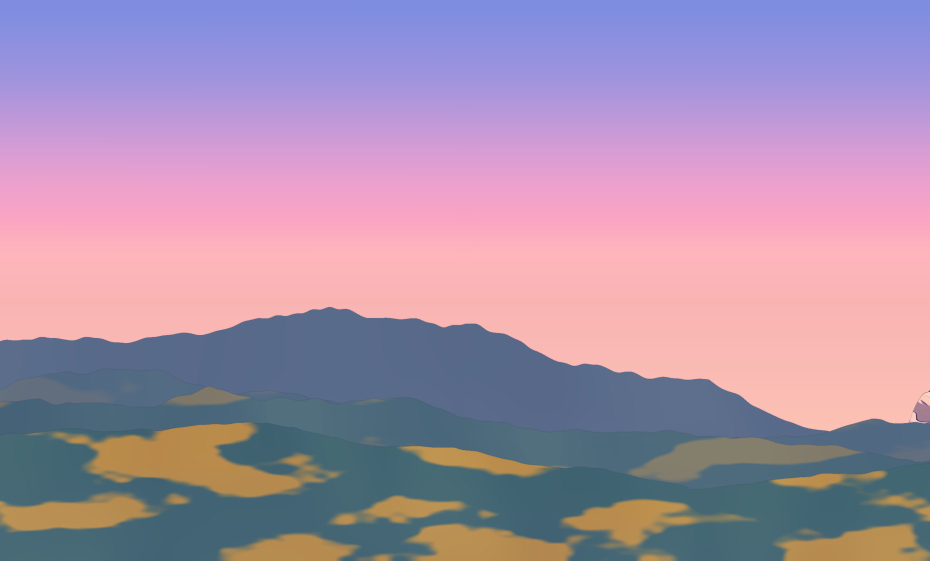
#> input picture assets/backdrops/antelao-pano-000.jpg, 1860 x 1121 px (shown at 1/2 size)
$ python -i compose-panorama.py   (imports and definitions only)   (older library calls are emulated)
#> lines starting #> are read from the running program, lines starting #| are printed output that depends on the picture; after the words box and inside, x2 and y2 are one past the last pixel; in counts of white or black regions, pixels touching at a corner belong together
#!/usr/bin/env python3
"""One continuous painted panorama round a track, from real photos and the real DEM, cut into tiles for def.backdrops. Local, no network.

  python3 -I tools/compose-panorama.py tools/panoramas/<track>.json [--preview out.jpg] [--out dir] [--quality q]

Why one picture: panels with their own edges fade into nothing mid ridge, and their feet hang in the air. Here everything is painted once, on one cylinder, by one painter, back to front:
  1. The sky of the hour, with clouds, the same all round.
  2. The real DEM seen from the track's place, in the same cel paint: rock in hard tones, forest tree by tree, far ranges into the haze. It fills every gap, so no ridge ever ends in air.
  3. The great mountains, each at its true bearing and elevation, cut out along its ridge, every one through paint-photo.py's planes(), so they are all by one hand; a finished repaint can stay as it is (`painted`). A photo that stops mid ridge goes on with another photo of the same mountain (`flank`). Near its sides a ridge falls to the DEM's skyline and melts land into land.
  4. One forest, in mass (paint_forest): on what the photos show as forest, on the DEM, on the ridges in front of everything. The rock always comes down behind a slope, and that slope stands behind the near 3D trees.
Prints the panels to paste into the track file and the kilobytes. Originals stay in data/raw/backdrop-photos; photos per tile on stderr, credits by hand in assets/backdrops/CREDITS.md.
"""
import argparse
import importlib.util
import json
import math
import os
import sys

import cv2
import numpy as np
from PIL import Image

HERE = os.path.dirname(os.path.abspath(__file__))
ROOT = os.path.dirname(HERE)
spec = importlib.util.spec_from_file_location('paint_photo', os.path.join(HERE, 'paint-photo.py'))
pp = importlib.util.module_from_spec(spec)
# [1 line not run here, left out]
# [1 line that did not run here, left out]

SS = 1.5  # everything is painted bigger and scaled down: the pen and the tree edges come out clean


# [19 lines left out: functions wrap_noise, bearing_to, not called in this run]


def pen_ridge(rgb):
    """The ridge of a hand repaint, row per column: the first dark pen step with land under it. A cloud's line has bright cloud under it and is passed over."""
    H, W = rgb.shape[:2]
#> H = 1121; W = 1860
    L = cv2.GaussianBlur(cv2.cvtColor(rgb, cv2.COLOR_RGB2LAB)[..., 0], (0, 0), W / 3168)
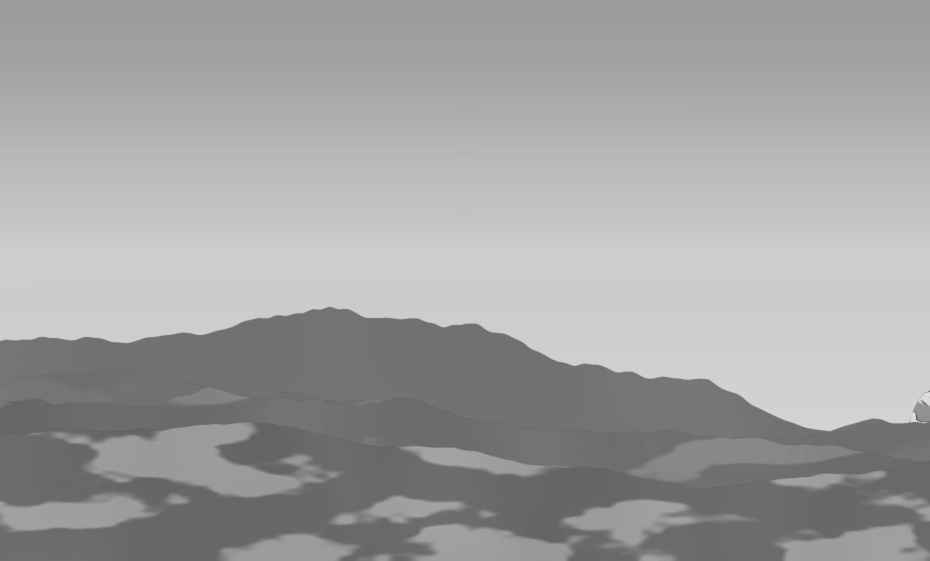
#> L: shape (1121, 1860) (shown at 1/2 size); min 63, max 227, mean 160.8
    env = np.maximum.accumulate(np.percentile(L, 92, axis=1))[:, None]
#> env = 1121 values from 155 to 210
    win = max(8, int(40 * W / 3168))
#> win = 23
    cum = np.cumsum(L, axis=0)
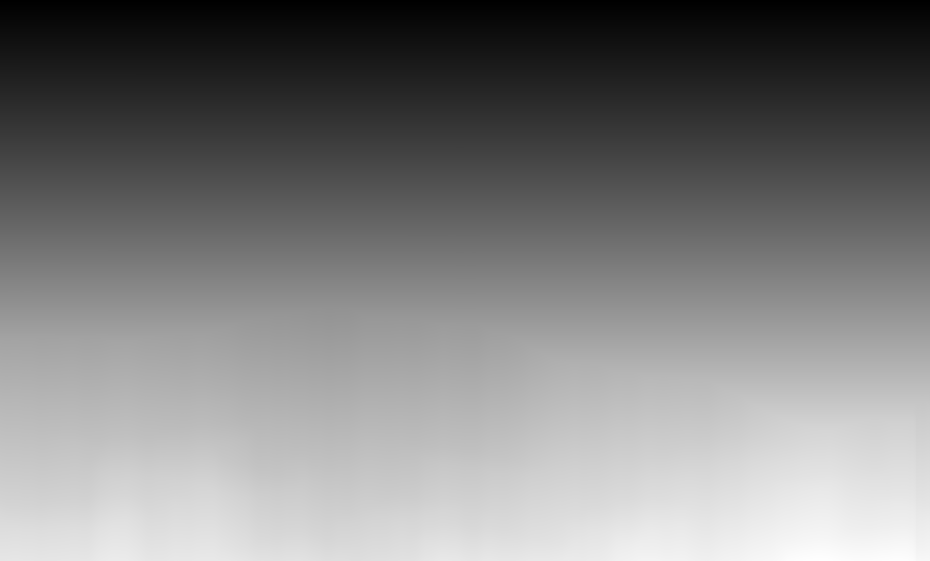
#> cum: shape (1121, 1860) uint64 (shown at 1/2 size); min 155, max 194876, mean 96165.9; drawn with min black and max white
    under = (cum[np.minimum(np.arange(H) + win, H - 1)] - cum) / win
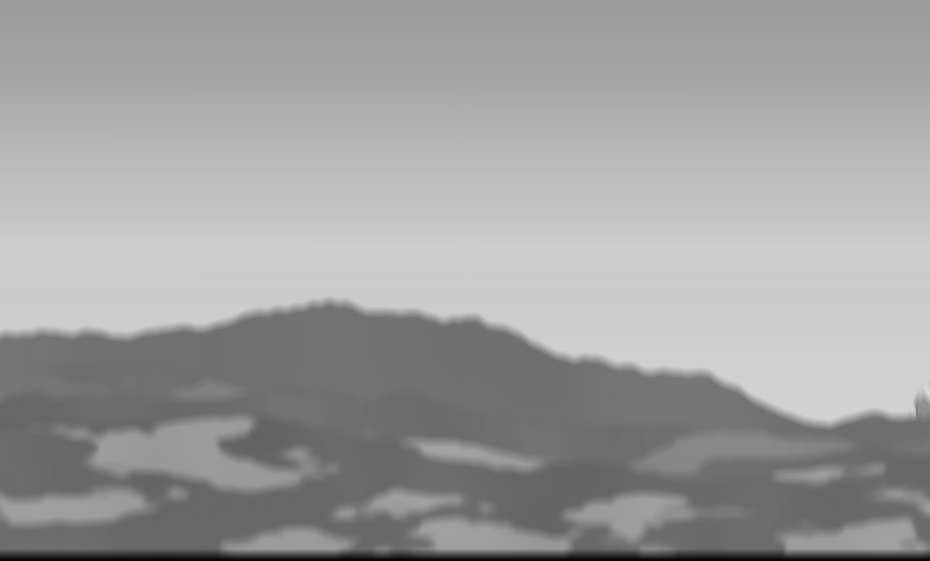
#> under: shape (1121, 1860) float64 (shown at 1/2 size); min 0, max 218.6, mean 159.2
    ok = (L - env < -14) & (under - env < -6)
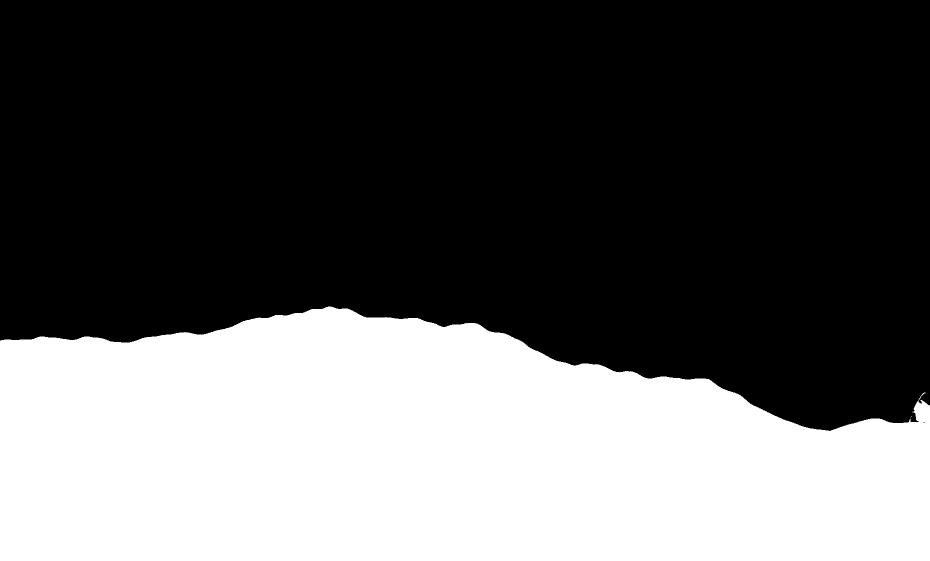
#> ok: shape (1121, 1860) bool (shown at 1/2 size); 36.4% white; 3 white regions (2 under 20 px), largest, box (x1, y1, x2, y2) and area: (0, 613, 1860, 1121) 759702
    first = np.where(ok.any(axis=0), ok.argmax(axis=0), H - 1).astype(np.float32)
#> first = 1860 values, max 862 at index 1658, min 613 at index 656, mean 712.4
    # a pale stretch of crest misses the pen for a few columns: those spikes down come back up
    k = np.ones((1, max(5, W // 300) | 1), np.uint8)
    r = cv2.dilate(cv2.erode(first.reshape(1, -1), k), k)[0]
#> r = 1860 values, max 861 at index 1651, min 613 at index 656, mean 712.4
    r = np.maximum(np.minimum(r, first), r)
    return cv2.GaussianBlur(r.reshape(1, -1), (0, 0), 1.0)[0]


class Canvas:
    # [9 lines left out: function __init__, not called in this run]

    def row_of(self, elevation):
        return (self.top - math.tan(math.radians(elevation))) * self.ptan


# [782 lines left out: functions paint_sky, paint_cumulus, paint_stars, paint_moon, load_dem, paint_jungle_tree and 11 more, not called in this run]


# [2 lines not run here, left out]

>>> import cv2
>>> picture = cv2.cvtColor(cv2.imread('../assets/backdrops/antelao-pano-000.jpg'), cv2.COLOR_BGR2RGB)
>>> result = pen_ridge(picture)
#> result = 1860 values, max 861 at index 1655, min 613 at index 659, mean 712.4

$ run again, on assets/backdrops/antelao-pano-120.jpg
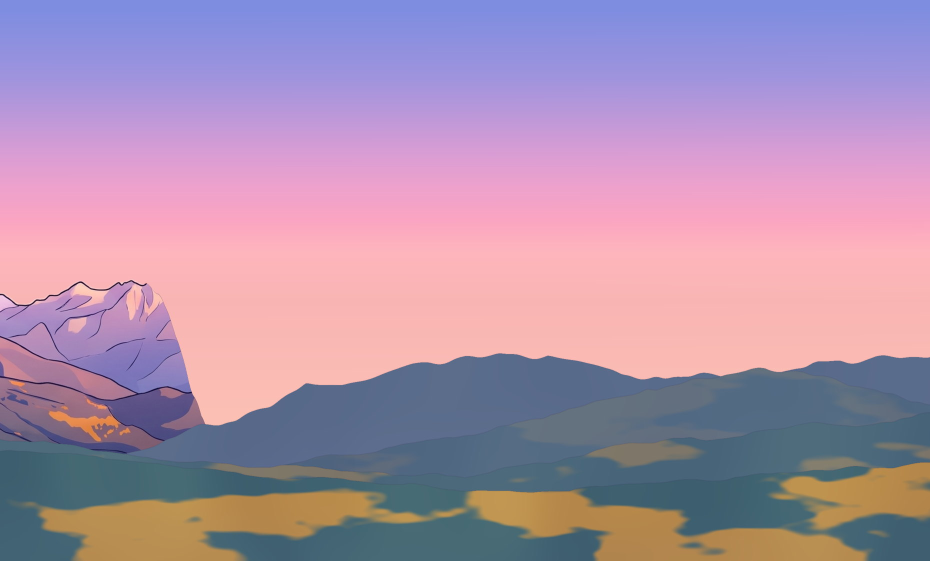
#> input picture assets/backdrops/antelao-pano-120.jpg, 1860 x 1121 px (shown at 1/2 size)
#> in pen_ridge, `L = cv2.GaussianBlur(cv2.cvtColor(rgb, cv2.COLOR_RGB2LAB)[..., 0], (0,..`:
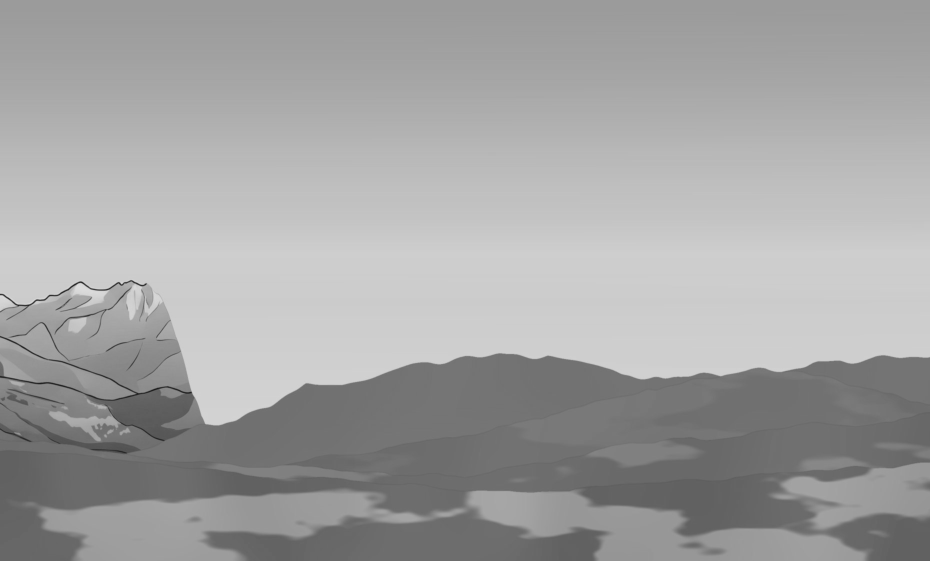
#> L: shape (1121, 1860) (shown at 1/2 size); min 20, max 223, mean 162.7
#> env = 1121 values from 155 to 209
#> in pen_ridge, `ok = (L - env < -14) & (under - env < -6)`:
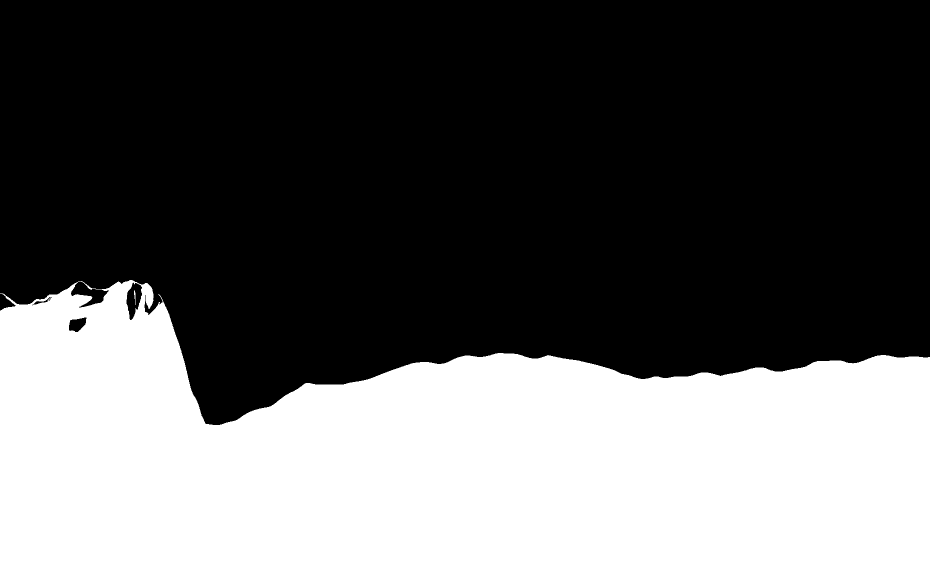
#> ok: shape (1121, 1860) bool (shown at 1/2 size); 35.9% white; 2 white regions, box (x1, y1, x2, y2) and area: (0, 560, 1860, 1121) 748815, (268, 581, 271, 610) 51
#> first = 1860 values, max 850 at index 425, min 560 at index 259, mean 715.8
#> r has the same summary as first
#> result = 1860 values, max 850 at index 429, min 560 at index 262, mean 715.8

$ run again, on assets/backdrops/antelao-pano-180.jpg
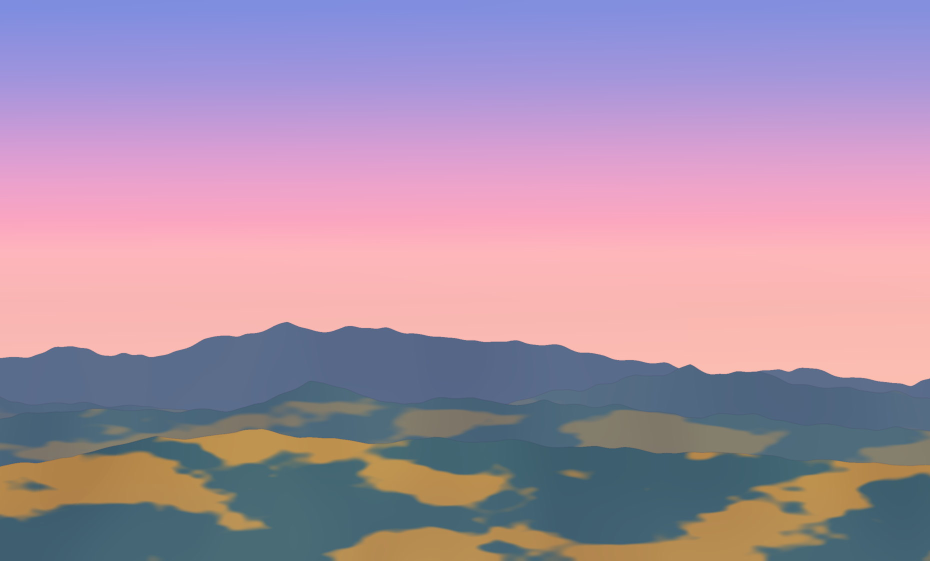
#> input picture assets/backdrops/antelao-pano-180.jpg, 1860 x 1121 px (shown at 1/2 size)
#> in pen_ridge, `L = cv2.GaussianBlur(cv2.cvtColor(rgb, cv2.COLOR_RGB2LAB)[..., 0], (0,..`:
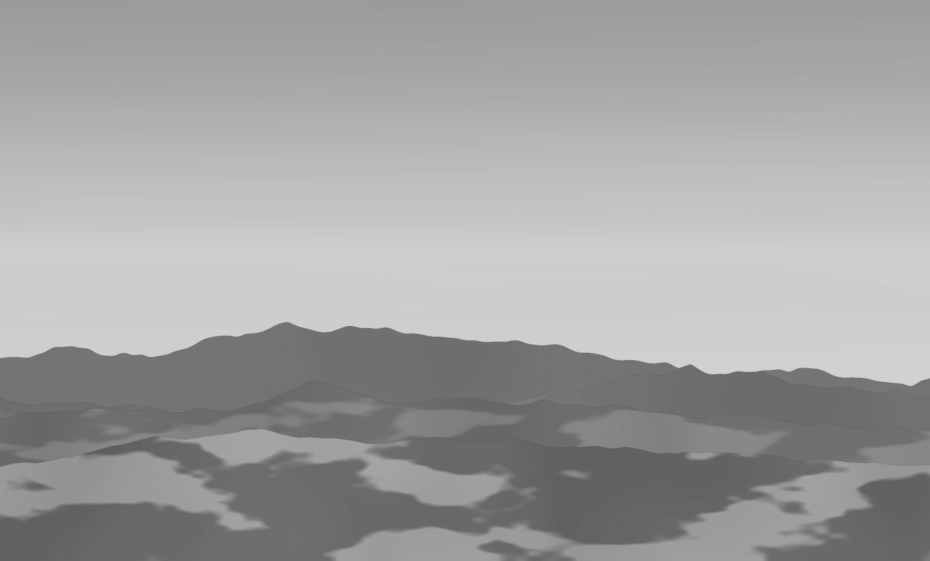
#> L: shape (1121, 1860) (shown at 1/2 size); min 90, max 212, mean 161
#> env = 1121 values from 157 to 209
#> in pen_ridge, `ok = (L - env < -14) & (under - env < -6)`:
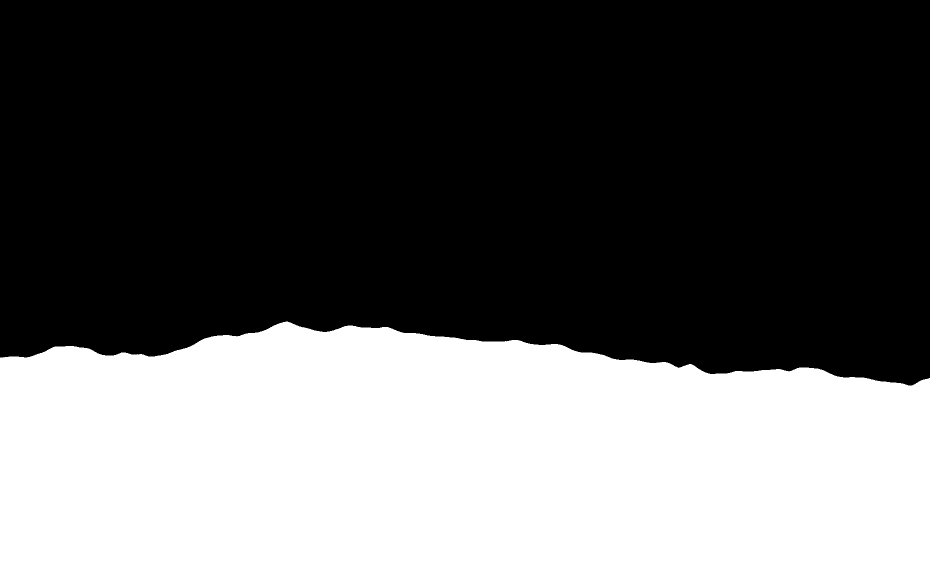
#> ok: shape (1121, 1860) bool (shown at 1/2 size); 37.2% white; 1 white region, box (x1, y1, x2, y2) and area: (0, 643, 1860, 1121) 776500
#> first = 1860 values, max 771 at index 1816, min 643 at index 571, mean 703.5
#> r has the same summary as first
#> result = 1860 values, max 771 at index 1820, min 643 at index 573, mean 703.5

$ run again, on assets/backdrops/antelao-pano-240.jpg
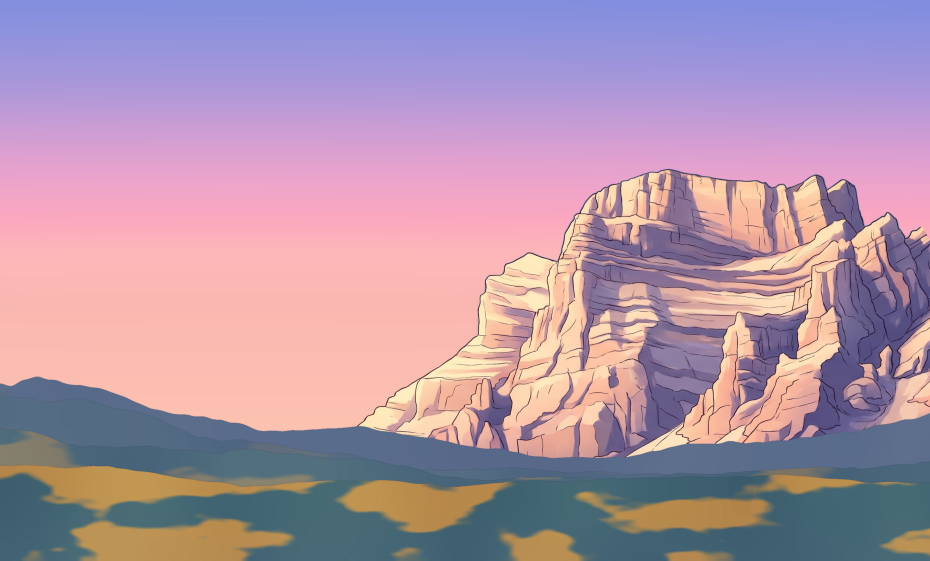
#> input picture assets/backdrops/antelao-pano-240.jpg, 1860 x 1121 px (shown at 1/2 size)
#> in pen_ridge, `L = cv2.GaussianBlur(cv2.cvtColor(rgb, cv2.COLOR_RGB2LAB)[..., 0], (0,..`:
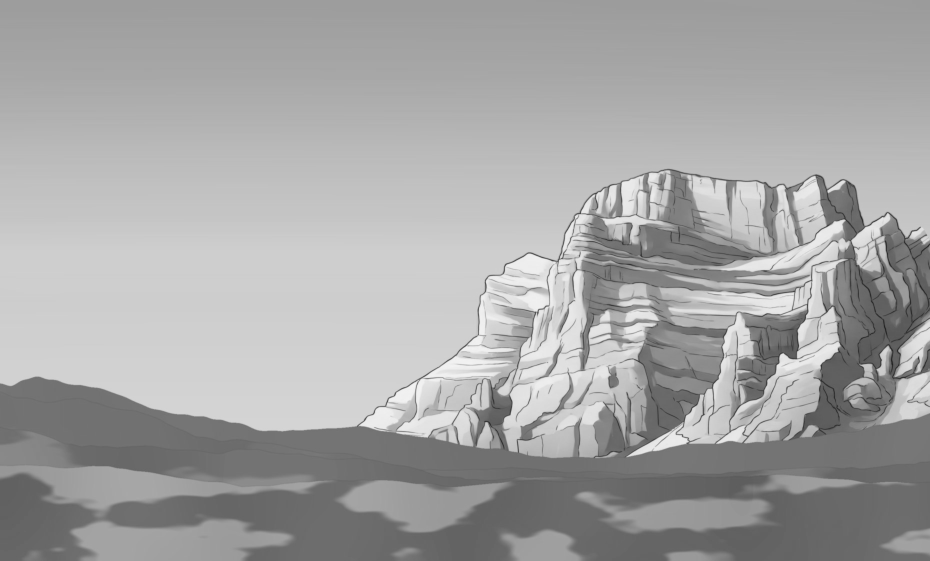
#> L: shape (1121, 1860) (shown at 1/2 size); min 29, max 244, mean 165.2
#> env = 1121 values from 157 to 232
#> in pen_ridge, `ok = (L - env < -14) & (under - env < -6)`:
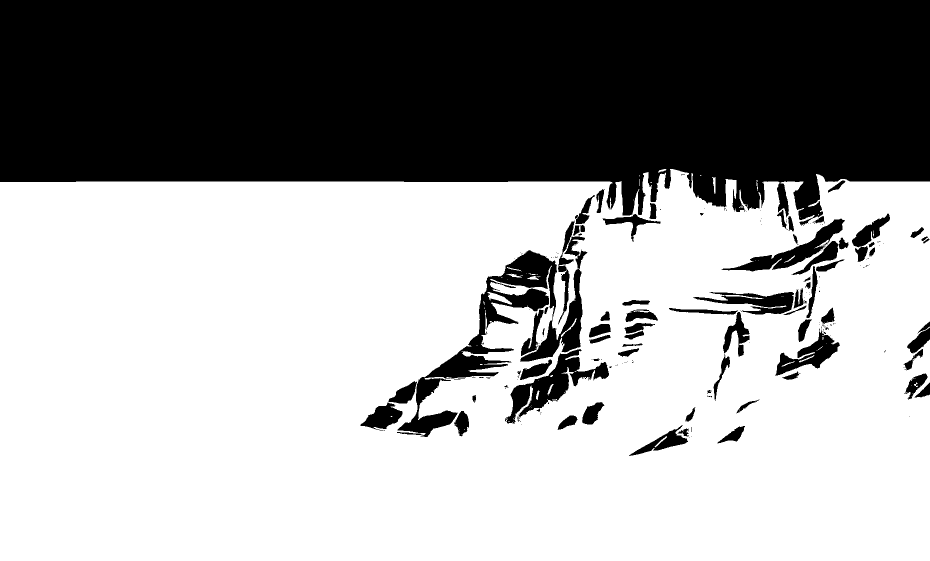
#> ok: shape (1121, 1860) bool (shown at 1/2 size); 62.7% white; 195 black regions (116 under 20 px), largest, box (x1, y1, x2, y2) and area: (0, 0, 1860, 451) 687659, (795, 500, 1165, 874) 28501, (1010, 698, 1218, 848) 9006
#> first = 1860 values, max 438 at index 1608, min 338 at index 1327, mean 366.9
#> r = 1860 values, max 435 at index 1608, min 338 at index 1327, mean 366.2
#> result = 1860 values, max 435 at index 1611, min 338 at index 1344, mean 366.2
